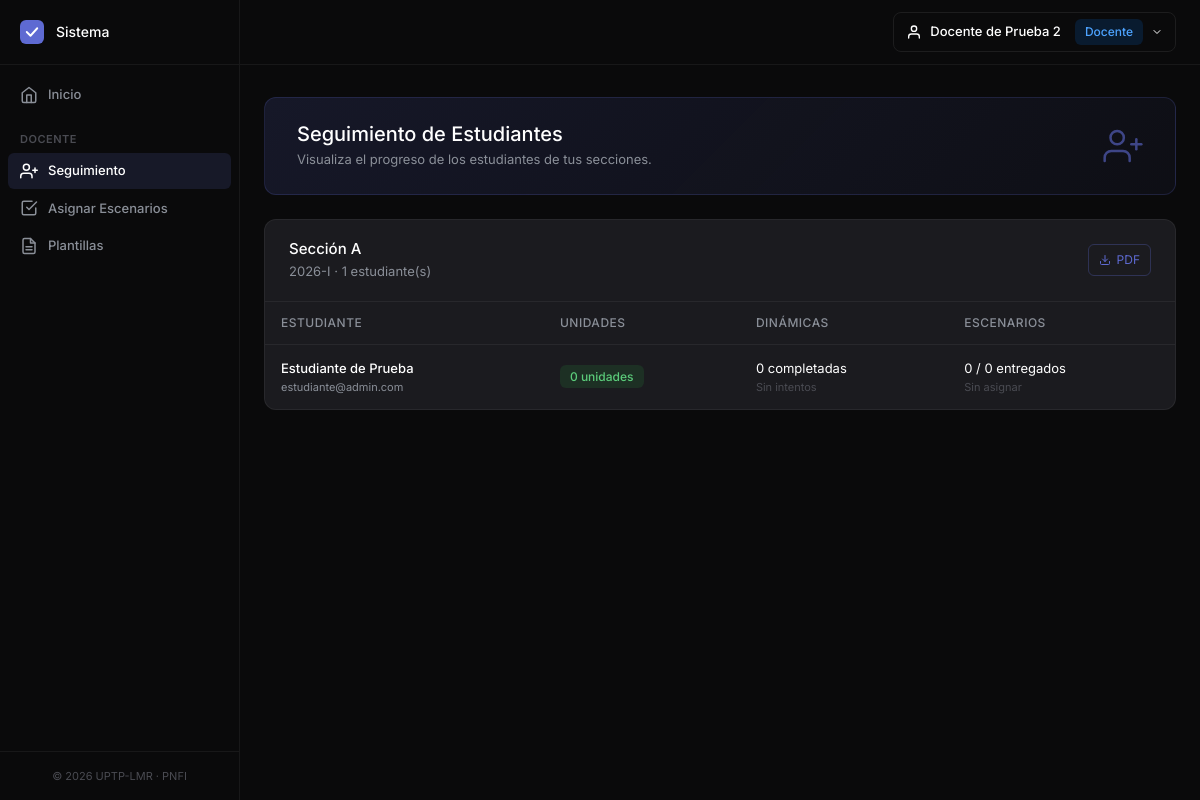
/seguimiento (signed in), run on the app's committed database.
### tables this page shows
CREATE TABLE `seccion` (
  `id` int NOT NULL,
  `nombre` varchar(80) NOT NULL,
  `id_periodo` int NOT NULL,
  `created_at` datetime NOT NULL DEFAULT CURRENT_TIMESTAMP
);

CREATE TABLE `periodo_academico` (
  `id` int NOT NULL,
  `nombre` varchar(80) NOT NULL,
  `fecha_inicio` date NOT NULL,
  `fecha_fin` date NOT NULL,
  `estado` tinyint NOT NULL DEFAULT 1 COMMENT '1=activo, 2=cerrado',
  `created_at` datetime NOT NULL DEFAULT CURRENT_TIMESTAMP
);

CREATE TABLE `usuario` (
  `id` int NOT NULL,
  `nombre` varchar(100) NOT NULL,
  `correo` varchar(100) NOT NULL,
  `telefono` int NOT NULL,
  `clave` varchar(300) NOT NULL,
  `rol` int NOT NULL,
  `estado` int NOT NULL
);

### controller/SeguimientoController.php (called while the page is built, shortened)
<?php
require_once __DIR__ . '/../core/Auth.php';
class SeguimientoController extends Controller
{
    public function index()
    {
        $seccionModel = $this->model('Seccion');
        $db = \Database::getInstance();
        $idDocente = Auth::id();
        $secciones = $seccionModel->seccionesPorDocente($idDocente);
        $data = [];
        foreach ($secciones as $s) {
            $sql = "SELECT u.id, u.nombre, u.correo,
                           (SELECT COUNT(*) FROM progreso_unidad pu
                            INNER JOIN unidad un ON un.id = pu.id_unidad
                            WHERE pu.id_estudiante = u.id AND un.estado = 1) AS unidades_completadas,
                           (SELECT COUNT(DISTINCT i.id_dinamica) FROM intento_dinamica i
                            WHERE i.id_estudiante = u.id AND i.fecha_fin IS NOT NULL) AS dinamicas_completadas,
                           (SELECT AVG(i.calificacion) FROM intento_dinamica i
                            WHERE i.id_estudiante = u.id AND i.fecha_fin IS NOT NULL) AS promedio_dinamicas,
                           (SELECT COUNT(*) FROM asignacion_escenario a
                            WHERE a.id_estudiante = u.id AND a.id_seccion = es.id_seccion) AS escenarios_asignados,
                           (SELECT COUNT(*) FROM asignacion_escenario a
                            INNER JOIN entrega_escenario en ON en.id_asignacion = a.id
                            WHERE a.id_estudiante = u.id AND a.id_seccion = es.id_seccion) AS escenarios_entregados,
                           (SELECT AVG(ev.calificacion) FROM evaluacion_escenario ev
                            INNER JOIN entrega_escenario en ON en.id = ev.id_entrega
                            INNER JOIN asignacion_escenario a ON a.id = en.id_asignacion
                            WHERE a.id_estudiante = u.id AND a.id_seccion = es.id_seccion) AS promedio_escenarios
                    FROM estudiante_seccion es
                    INNER JOIN usuario u ON u.id = es.id_estudiante
                    WHERE es.id_seccion = ? AND u.estado = 1
                    ORDER BY u.nombre";
            $estudiantes = $db->fetchAll($sql, [$s['id']]);
            $data[] = [
                'seccion'     => $s,
                'estudiantes' => $estudiantes
            ];
        }
        $this->render('seguimiento/index', [
            'titulo'     => 'Seguimiento de Estudiantes',
            'menuActivo' => 'seguimiento',
            'secciones'  => $data
        ]);
    }
}

### core/Router.php (called while the page is built, shortened)
<?php
class Router
{
    private $controller = 'LoginController';
    private $method = 'index';
    private $params = [];
    public function __construct($url)
    {
        $url = $this->parseUrl($url);
        if (!empty($url[0])) {
            $controllerName = ucfirst($url[0]) . 'Controller';
            $controllerFile = __DIR__ . '/../controller/' . $controllerName . '.php';
            if (file_exists($controllerFile)) {
                $this->controller = $controllerName;
                unset($url[0]);
            }
        }
        $this->controller = new $this->controller;
        $this->params = $url ? array_values($url) : [];
    }
    public function run()
    {
        call_user_func_array([$this->controller, $this->method], $this->params);
    }
    private function parseUrl($url)
    {
        if (isset($url)) {
            return explode('/', filter_var(rtrim($url, '/'), FILTER_SANITIZE_URL));
        }
        return [];
    }
}

### core/App.php (called while the page is built, shortened)
<?php
require_once __DIR__ . '/Router.php';
require_once __DIR__ . '/Controller.php';
require_once __DIR__ . '/Model.php';
require_once __DIR__ . '/Auth.php';
class App
{
    public function __construct()
    {
        $url = isset($_GET['url']) ? $_GET['url'] : '';
        $router = new Router($url);
        $router->run();
    }
}

### index.php (called while the page is built, shortened)
<?php
require_once __DIR__ . '/core/App.php';
$app = new App();

### model/Database.php (called while the page is built, shortened)
<?php
class Database
{
    private static $instance = null;
    private $pdo;
    private function __construct()
    {
        try {
            $dsn = "mysql:host=" . DB_HOST . ";dbname=" . DB_NAME . ";charset=" . DB_CHARSET;
            $options = [
                PDO::ATTR_ERRMODE            => PDO::ERRMODE_EXCEPTION,
                PDO::ATTR_DEFAULT_FETCH_MODE => PDO::FETCH_ASSOC,
                PDO::ATTR_EMULATE_PREPARES   => false,
            ];
            $this->pdo = new PDO($dsn, DB_USER, DB_PASS, $options);
        } catch (PDOException $e) {
            throw new Exception("Error de conexión a la base de datos: " . $e->getMessage());
        }
    }
    public static function getInstance()
    {
        if (self::$instance === null) {
            self::$instance = new self();
        }
        return self::$instance;
    }
    public function query($sql, $params = [])
    {
        $stmt = $this->pdo->prepare($sql);
        $stmt->execute($params);
        return $stmt;
    }
    public function fetchAll($sql, $params = [])
    {
        return $this->query($sql, $params)->fetchAll();
    }
}

### core/Auth.php (called while the page is built, shortened)
<?php
class Auth
{
    public static function id()
    {
        return $_SESSION['usuario']['id'] ?? null;
    }
}

### core/Model.php (called while the page is built, shortened)
<?php
require_once __DIR__ . '/../model/Database.php';
class Model
{
    public function __construct()
    {
        $this->db = Database::getInstance();
    }
}

### model/Seccion.php (called while the page is built, shortened)
<?php
class Seccion extends Model
{
    public function seccionesPorDocente($idDocente)
    {
        $sql = "SELECT DISTINCT s.*, p.nombre AS periodo
                FROM seccion_materia sm
                INNER JOIN seccion s ON s.id = sm.id_seccion
                INNER JOIN periodo_academico p ON p.id = s.id_periodo
                WHERE sm.id_docente = ?
                ORDER BY s.nombre";
        return $this->db->fetchAll($sql, [$idDocente]);
    }
}

### view/seguimiento/index.php (the view)
<div class="welcome-banner">
    <div class="welcome-text">
        <h2>Seguimiento de Estudiantes</h2>
        <p>Visualiza el progreso de los estudiantes de tus secciones.</p>
    </div>
    <div class="welcome-icon">
        <svg width="40" height="40" viewBox="0 0 24 24" fill="none" stroke="currentColor" stroke-width="1.5" stroke-linecap="round" stroke-linejoin="round"><path d="M16 21v-2a4 4 0 0 0-4-4H5a4 4 0 0 0-4 4v2"/><circle cx="8.5" cy="7" r="4"/><path d="M20 8v6"/><path d="M23 11h-6"/></svg>
    </div>
</div>
<?php if (empty($secciones)): ?>
    <div class="card-custom">
        <div class="card-body-custom">
            <div class="empty-state">
                <svg width="48" height="48" viewBox="0 0 24 24" fill="none" stroke="currentColor" stroke-width="1.5" stroke-linecap="round" stroke-linejoin="round" style="color: #2A2B32; margin-bottom: 16px;"><path d="M17 21v-2a4 4 0 0 0-4-4H5a4 4 0 0 0-4 4v2"/><circle cx="9" cy="7" r="4"/><path d="M23 21v-2a4 4 0 0 0-3-3.87"/><path d="M16 3.13a4 4 0 0 1 0 7.75"/></svg>
                <h5>No tienes secciones asignadas</h5>
                <p>Pide al administrador que te asigne a una sección para empezar a ver estudiantes.</p>
            </div>
        </div>
    </div>
<?php else: ?>
    <?php foreach ($secciones as $bloque):
        $s = $bloque['seccion'];
        $estudiantes = $bloque['estudiantes'];
    ?>
        <div class="card-custom" style="margin-bottom: 16px;">
            <div class="card-header-custom">
                <div style="display: flex; align-items: center; justify-content: space-between;">
                    <div>
                        <h4><?= htmlspecialchars($s['nombre']) ?></h4>
                        <p style="color:#8A8F98; font-size:13px; margin: 4px 0 0;"><?= htmlspecialchars($s['periodo']) ?> &middot; <?= count($estudiantes) ?> estudiante(s)</p>
                    </div>
                    <?php if (!empty($estudiantes)): ?>
                        <a href="<?= BASE_URL ?>reporte/reporteSeccion/<?= $this->encodeId($s['id']) ?>" target="_blank" class="btn-outline-primary btn-sm-custom" style="text-decoration: none; display: inline-flex; align-items: center; gap: 6px;">
                            <svg width="12" height="12" viewBox="0 0 24 24" fill="none" stroke="currentColor" stroke-width="2" stroke-linecap="round" stroke-linejoin="round"><path d="M21 15v4a2 2 0 0 1-2 2H5a2 2 0 0 1-2-2v-4"/><polyline points="7 10 12 15 17 10"/><line x1="12" y1="15" x2="12" y2="3"/></svg>
                            PDF
                        </a>
                    <?php endif; ?>
                </div>
            </div>
            <div class="card-body-custom" style="padding: 0;">
                <?php if (empty($estudiantes)): ?>
                    <p style="text-align:center; color:#4A4B52; padding: 32px; font-size: 13px;">Esta sección aún no tiene estudiantes asignados.</p>
                <?php else: ?>
                    <div class="table-responsive">
                        <table class="table table-custom">
                            <thead>
                                <tr>
                                    <th>Estudiante</th>
                                    <th>Unidades</th>
                                    <th>Dinámicas</th>
                                    <th>Escenarios</th>
                                </tr>
                            </thead>
                            <tbody>
                                <?php foreach ($estudiantes as $e):
                                    $unidades = (int)$e['unidades_completadas'];
                                    $dinamicas = (int)$e['dinamicas_completadas'];
                                    $escAsig = (int)$e['escenarios_asignados'];
                                    $escEnt = (int)$e['escenarios_entregados'];
                                    $promDin = $e['promedio_dinamicas'] !== null ? (float)$e['promedio_dinamicas'] : null;
                                    $promEsc = $e['promedio_escenarios'] !== null ? (float)$e['promedio_escenarios'] : null;
                                ?>
                                    <tr>
                                        <td data-label="Estudiante">
                                            <div style="color: #FFFFFF; font-size: 13px; font-weight: 500;"><?= htmlspecialchars($e['nombre']) ?></div>
                                            <div style="color: #8A8F98; font-size: 11px;"><?= htmlspecialchars($e['correo']) ?></div>
                                        </td>
                                        <td data-label="Unidades">
                                            <span class="badge-rol badge-estudiante"><?= $unidades ?> unidades</span>
                                        </td>
                                        <td data-label="Dinámicas">
                                            <div style="color: #FFFFFF; font-size: 13px;"><?= $dinamicas ?> completadas</div>
                                            <?php if ($promDin !== null): ?>
                                                <div style="color: <?= $promDin >= 70 ? '#5BCB7A' : '#FF9800' ?>; font-size: 11px;">Prom: <?= number_format($promDin, 1) ?>%</div>
                                            <?php else: ?>
                                                <div style="color: #4A4B52; font-size: 11px;">Sin intentos</div>
                                            <?php endif; ?>
                                        </td>
                                        <td data-label="Escenarios">
                                            <div style="color: #FFFFFF; font-size: 13px;"><?= $escEnt ?> / <?= $escAsig ?> entregados</div>
                                            <?php if ($promEsc !== null): ?>
                                                <div style="color: #5BCB7A; font-size: 11px;">Prom: <?= number_format($promEsc, 1) ?></div>
                                            <?php elseif ($escAsig > 0): ?>
                                                <div style="color: #FFC107; font-size: 11px;">Pendiente entregas</div>
                                            <?php else: ?>
                                                <div style="color: #4A4B52; font-size: 11px;">Sin asignar</div>
                                            <?php endif; ?>
                                        </td>
                                    </tr>
                                <?php endforeach; ?>
                            </tbody>
                        </table>
                    </div>
                <?php endif; ?>
            </div>
        </div>
    <?php endforeach; ?>
<?php endif; ?>

### resource/css/estilos.css (style rules this page uses)
* { margin: 0; padding: 0; box-sizing: border-box; }
body { font-family: 'Inter', -apple-system, BlinkMacSystemFont, sans-serif; background: #0A0A0B; color: #FFFFFF; overflow-x: hidden; }
.card-custom { background: #1B1B1F; border: 1px solid rgba(255, 255, 255, 0.06); border-radius: 12px; overflow: hidden; --bs-card-bg: #1B1B1F; --bs-card-border-color: rgba(255, 255, 255, 0.06); }
.card-header-custom { background: transparent; padding: 20px 24px; border-bottom: 1px solid rgba(255, 255, 255, 0.06); }
.card-header-custom h4 { font-weight: 500; margin: 0; font-size: 15px; color: #FFFFFF; }
.card-body-custom { padding: 24px; }
.table-responsive { border-radius: 8px; overflow: hidden; background: transparent !important; }
.table-custom { margin-bottom: 0; color: #FFFFFF; --bs-table-bg: transparent; --bs-table-striped-bg: transparent; --bs-table-hover-bg: rgba(255, 255, 255, 0.02); }
.table-custom thead th { background: rgba(255, 255, 255, 0.03); color: #8A8F98; font-weight: 500; font-size: 12px; border-bottom: 1px solid rgba(255, 255, 255, 0.06); padding: 12px 16px; text-transform: uppercase; letter-spacing: 0.5px; }
.table-custom tbody td { padding: 14px 16px; vertical-align: middle; font-size: 13px; border-bottom: 1px solid rgba(255, 255, 255, 0.04); color: #FFFFFF; }
.table-custom tbody tr:last-child td { border-bottom: none; }
.table > :not(caption) > * > * { background-color: transparent !important; color: #FFFFFF; box-shadow: none !important; }
.badge-rol { padding: 4px 10px; border-radius: 6px; font-size: 12px; font-weight: 500; }
.badge-estudiante { background: rgba(40, 167, 69, 0.15); color: #5BCB7A; }
.btn-sm-custom { padding: 6px 10px; border-radius: 6px; font-size: 12px; transition: all 0.15s ease; }
.btn-outline-primary { background: transparent; border: 1px solid rgba(94, 106, 210, 0.3); color: #5E6AD2; }
.welcome-banner { background: linear-gradient(135deg, rgba(94, 106, 210, 0.15) 0%, rgba(94, 106, 210, 0.05) 100%); border: 1px solid rgba(94, 106, 210, 0.2); border-radius: 12px; padding: 24px 32px; margin-bottom: 24px; display: flex; align-items: center; justify-content: space-between; }
.welcome-text h2 { color: #FFFFFF; font-size: 20px; font-weight: 500; margin: 0 0 4px; }
.welcome-text p { color: #8A8F98; font-size: 13px; margin: 0; }
.welcome-icon { color: #5E6AD2; opacity: 0.6; }

### data on the page
seccion: nombre "Sección A", id_periodo.nombre "2026-I", count($estudiantes) "1"
usuario: nombre "Estudiante de Prueba", correo "estudiante@admin.com", unidades "0", dinamicas "0", escEnt "0", escAsig "0"
